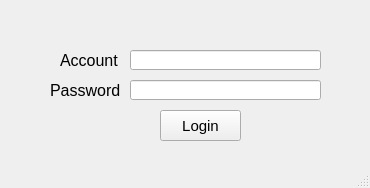
<?xml version="1.0" encoding="UTF-8"?>
<ui version="4.0">
 <class>MainWindow</class>
 <widget class="QMainWindow" name="MainWindow">
  <property name="geometry">
   <rect>
    <x>0</x>
    <y>0</y>
    <width>370</width>
    <height>188</height>
   </rect>
  </property>
  <property name="windowTitle">
   <string>MainWindow</string>
  </property>
  <widget class="QWidget" name="centralwidget">
   <widget class="QLabel" name="label">
    <property name="geometry">
     <rect>
      <x>60</x>
      <y>50</y>
      <width>61</width>
      <height>21</height>
     </rect>
    </property>
    <property name="font">
     <font>
      <pointsize>12</pointsize>
     </font>
    </property>
    <property name="text">
     <string>Account</string>
    </property>
   </widget>
   <widget class="QLabel" name="label_2">
    <property name="geometry">
     <rect>
      <x>50</x>
      <y>80</y>
      <width>71</width>
      <height>21</height>
     </rect>
    </property>
    <property name="font">
     <font>
      <pointsize>12</pointsize>
     </font>
    </property>
    <property name="text">
     <string>Password</string>
    </property>
   </widget>
   <widget class="QPushButton" name="btn_login">
    <property name="geometry">
     <rect>
      <x>160</x>
      <y>110</y>
      <width>81</width>
      <height>31</height>
     </rect>
    </property>
    <property name="font">
     <font>
      <pointsize>11</pointsize>
     </font>
    </property>
    <property name="text">
     <string>Login</string>
    </property>
   </widget>
   <widget class="QLabel" name="label_3">
    <property name="geometry">
     <rect>
      <x>180</x>
      <y>0</y>
      <width>31</width>
      <height>31</height>
     </rect>
    </property>
    <property name="text">
     <string/>
    </property>
    <property name="textFormat">
     <enum>Qt::AutoText</enum>
    </property>
    <property name="pixmap">
     <pixmap>../image/1077114.png</pixmap>
    </property>
    <property name="scaledContents">
     <bool>true</bool>
    </property>
   </widget>
   <widget class="QLineEdit" name="account">
    <property name="geometry">
     <rect>
      <x>130</x>
      <y>50</y>
      <width>191</width>
      <height>20</height>
     </rect>
    </property>
    <property name="font">
     <font>
      <pointsize>11</pointsize>
     </font>
    </property>
   </widget>
   <widget class="QLineEdit" name="password">
    <property name="geometry">
     <rect>
      <x>130</x>
      <y>80</y>
      <width>191</width>
      <height>20</height>
     </rect>
    </property>
    <property name="font">
     <font>
      <pointsize>11</pointsize>
     </font>
    </property>
   </widget>
  </widget>
  <widget class="QMenuBar" name="menubar">
   <property name="geometry">
    <rect>
     <x>0</x>
     <y>0</y>
     <width>370</width>
     <height>21</height>
    </rect>
   </property>
  </widget>
  <widget class="QStatusBar" name="statusbar"/>
 </widget>
 <resources/>
 <connections/>
</ui>
